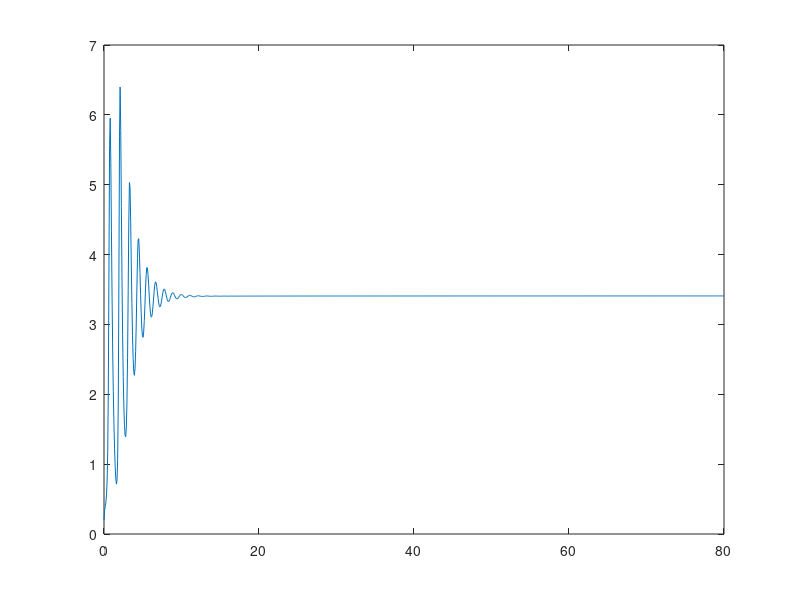

The MATLAB script that drew this image:
clear all;close all; clc;
%Defining the values of invovled parameters 
a = 3; b = 14; c = 3.9; a1 = 0.85; a2 = 0.85; a3 = 0.85;
%Initial conditions
t0 = 0; x0 = 0.2; y0 = 0.4; z0 = 0.2;
t(1) = t0; x(1) = x0; y(1) = y0; z(1) = z0;
%step size and number of iteration
N = 1000; h = 80/N;
c10 = ((exp(a*h)-1)/(a))^(-a1); c20 = (exp(h)-1)^(-a2); c30 = ((exp(c*h)-1)/(c))^(-a3);
c1(1)= c10; c2(1)=c20; c3(1)=c30; sum1(1) = 0; sum2(1) = 0; sum3(1) = 0; 
for   i = 1:N
for   j = 2:i+1
    t(i+1) = t(i)+h;
    c1(j) = (1-(1+a1)/(j-1))*c1(j-1); c2(j) = (1-(1+a2)/(j-1))*c2(j-1); c3(j) = (1-(1+a3)/(j-1))*c3(j-1);
    sum1(j) = sum1(j-1) + sum(c1(j)*x(i+2-j));
    sum2(j) = sum2(j-1) + sum(c2(j)*y(i+2-j));
    sum3(j) = sum3(j-1) + sum(c3(j)*z(i+2-j));
    x(i+1) = (-sum1(j)+a*y(i)+b*y(i)*z(i))/(c10+a);
    y(i+1) = (-sum2(j)+4*x(i+1)*z(i))/(c20+1+10*(y(i))^2);
    z(i+1) = (-sum3(j)+c*z(i)-x(i+1)*y(i+1))/(c30);
end
end
plot(t,x)